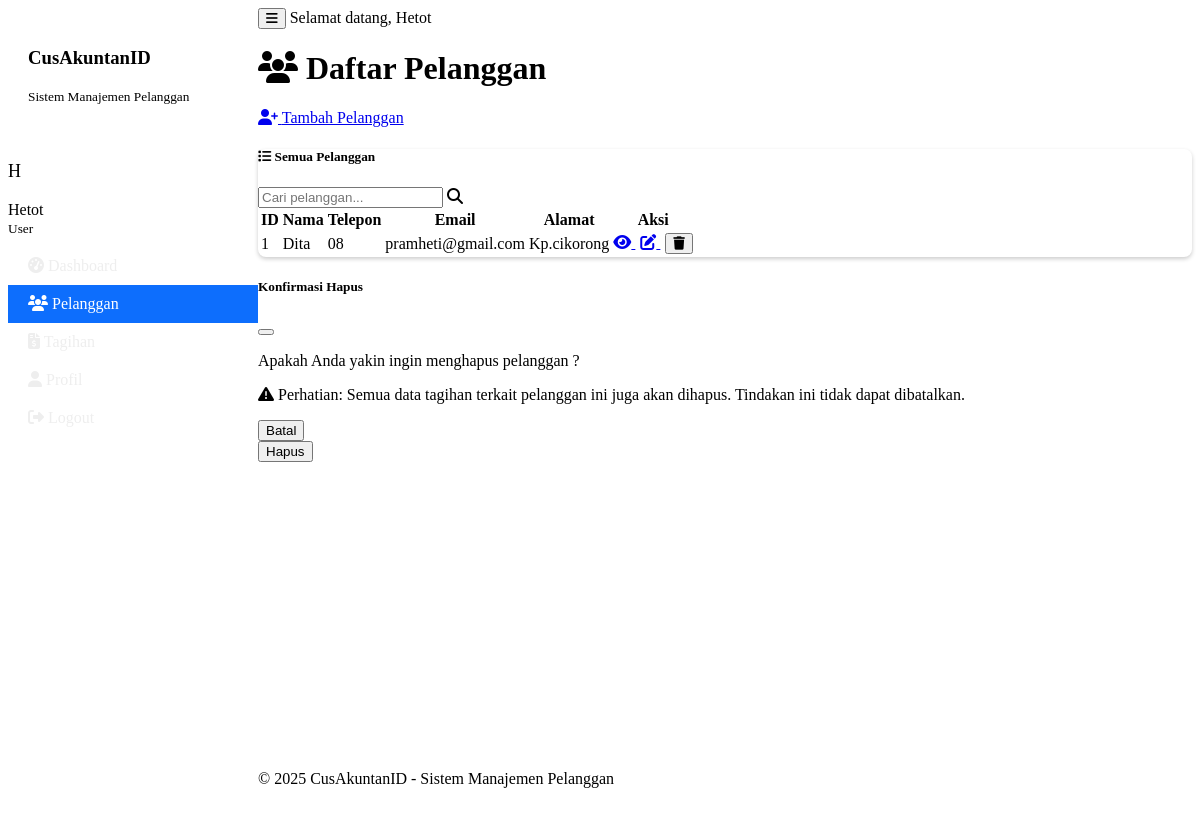
The page /pelanggan (signed in) on the database as committed earlier.
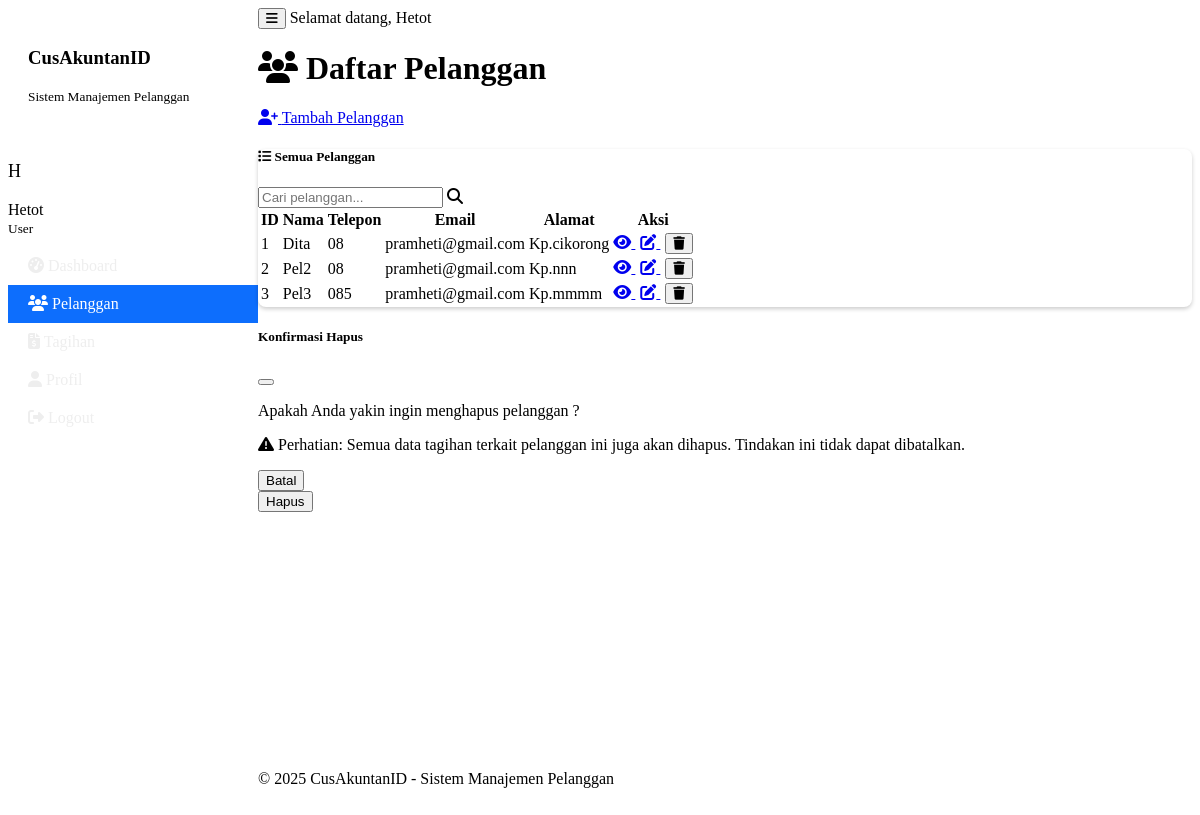
The same page on the database as committed later.
### tables this page shows
CREATE TABLE pelanggan (
            id INTEGER PRIMARY KEY,
            nama TEXT NOT NULL,
            telepon TEXT,
            email TEXT,
            alamat TEXT,
            latitude REAL,
            longitude REAL,
            dibuat_pada TEXT,
            user_id INTEGER
        );

### main.py (the view)
    def decorated_function(*args, **kwargs):
        if 'user' not in session:
            flash('Anda perlu login terlebih dahulu.', 'warning')
            return redirect(url_for('login'))
        return f(*args, **kwargs)

### main.py (called while the page is built)
@app.context_processor
def inject_now():
    return {'now': datetime.datetime.now()}

def login_required(f):
    def decorated_function(*args, **kwargs):
        if 'user' not in session:
            flash('Anda perlu login terlebih dahulu.', 'warning')
            return redirect(url_for('login'))
        return f(*args, **kwargs)
    decorated_function.__name__ = f.__name__
    return decorated_function

@app.route('/pelanggan')
@login_required
def pelanggan_list():
    user_id = session['user']['id']
    is_admin = session['user']['level'] == 'admin'
    if is_admin:
        pelanggan = sistem_manajemen.dapatkan_semua_pelanggan()
    else:
        pelanggan = sistem_manajemen.dapatkan_semua_pelanggan(user_id)
    return render_template('pelanggan_list.html', pelanggan=pelanggan)

    def get_connection(self):
        return sqlite3.connect(self.db_path)

### templates/pelanggan_list.html (shortened to what the changed rows need)
{% extends "base.html" %}
{% block content %}
<div class="container">
    <div class="d-flex justify-content-between align-items-center mb-4">
        <h1><i class="fas fa-users me-2"></i> Daftar Pelanggan</h1>
    </div>
    <div class="card">
        <div class="card-body">
            {% if pelanggan %}
                <div class="table-responsive">
                    <table class="table table-striped table-hover" id="pelangganTable">
                        <thead>
                            <tr>
                                <th>ID</th>
                                <th>Nama</th>
                                <th>Telepon</th>
                                <th>Email</th>
                                <th>Alamat</th>
                                <th>Aksi</th>
                            </tr>
                        </thead>
                        <tbody>
                            {% for p in pelanggan %}
                            <tr>
                                <td>{{ p[0] }}</td>
                                <td>{{ p[1] }}</td>
                                <td>{{ p[2] or '-' }}</td>
                                <td>{{ p[3] or '-' }}</td>
                                <td>{{ p[4] or '-' }}</td>
                                <td>
                                    <a href="{{ url_for('detail_pelanggan', pelanggan_id=p[0]) }}" class="btn btn-sm btn-info" title="Lihat Detail">
                                        <i class="fas fa-eye"></i>
                                    </a>
                                    <a href="{{ url_for('edit_pelanggan', pelanggan_id=p[0]) }}" class="btn btn-sm btn-primary" title="Edit">
                                        <i class="fas fa-edit"></i>
                                    </a>
                                    <button type="button" class="btn btn-sm btn-danger delete-pelanggan-btn"
                                        data-bs-toggle="modal"
                                        data-bs-target="#deletePelangganModal"
                                        data-id="{{ p[0] }}"
                                        data-nama="{{ p[1] }}"
                                        title="Hapus">
                                        <i class="fas fa-trash"></i>
                                    </button>
                                </td>
                            </tr>
                            {% endfor %}
                        </tbody>
                    </table>
                </div>
            {% else %}
                <div class="alert alert-info">
                    <i class="fas fa-info-circle me-2"></i> Belum ada data pelanggan. Silakan tambahkan pelanggan baru.
                </div>
            {% endif %}
        </div>
    </div>
</div>
{% endblock %}

Rows that differ between the two databases and show on the page:
added pelanggan: id "2", nama "Pel2", telepon "08", email "pramheti@gmail.com", alamat "Kp.nnn"
added pelanggan: id "3", nama "Pel3", telepon "085", email "pramheti@gmail.com", alamat "Kp.mmmm"
